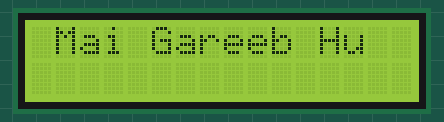
Recording of a sketch running on a simulated Arduino Uno, built with avr-gcc and run on an emulated ATmega328P. Parts: 16×2 character LCD.

Above: at 0.1 s.
At 3.1 s:
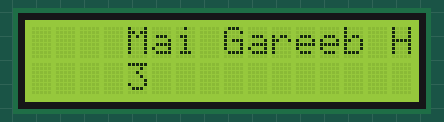
At 7.1 s:
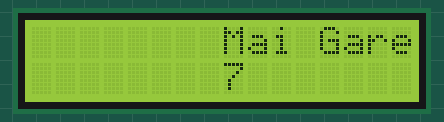
At 14.1 s:
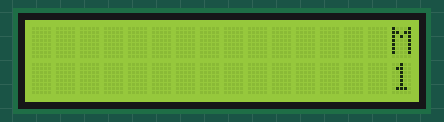
At 27.1 s:
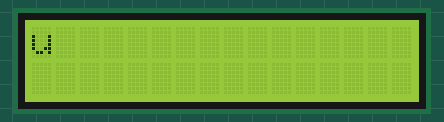
At 38.1 s:
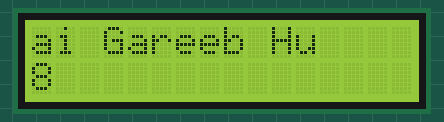

The sketch:

CCathode.ino
```cpp
// include the library code:
#include <LiquidCrystal.h>

// initialize the library with the numbers of the interface pins
LiquidCrystal lcd(12,11, 10, 9, 8,7,6,5,4, 3, 2);


void setup() {
  // set up the LCD's number of columns and rows:
  lcd.begin(16, 2);
  // Print a message to the LCD.
  lcd.print("Mai Gareeb Hu");

}

void loop() {
  lcd.scrollDisplayRight();
  delay(1000);
  // set the cursor to column 0, line 1
  // (note: line 1 is the second row, since counting begins with 0):
  lcd.setCursor(0, 1);
  // print the number of seconds since reset:lcd.setCursor(0, 1);
  lcd.print(millis() / 1000);
}
```

Measured:
- what the display in image 1 shows lasts 1.0 s, from 3.1 s to 4.1 s
